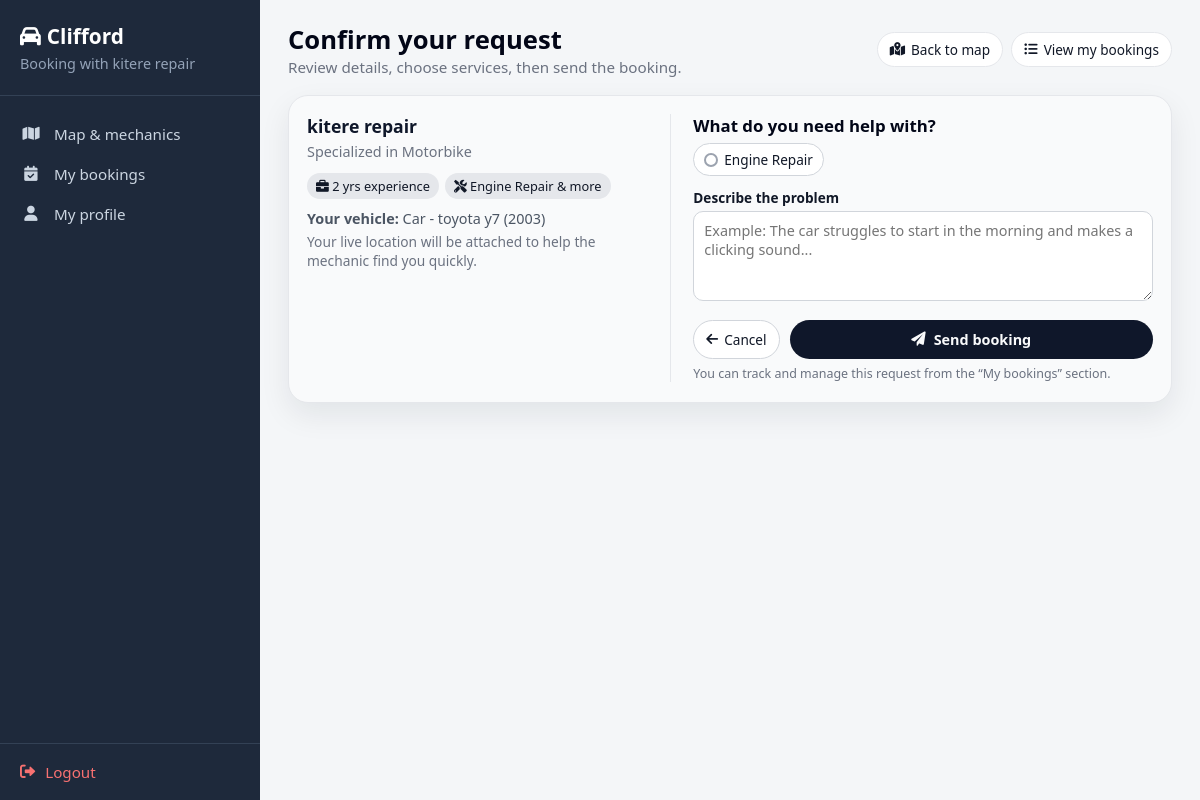
The app's page /forms/bookings/book_mechanic.php?mechanic_id=30 (signed in) with its own data.
### tables this page shows
CREATE TABLE `users` (
  `id` int(11) NOT NULL,
  `full_name` varchar(255) NOT NULL,
  `email` varchar(255) NOT NULL,
  `password` varchar(255) NOT NULL,
  `phone` varchar(20) NOT NULL,
  `role` enum('driver','mechanic','pending') DEFAULT 'pending',
  `profile_completed` tinyint(1) DEFAULT 0,
  `created_at` datetime DEFAULT current_timestamp()
);

CREATE TABLE `mechanics` (
  `id` int(11) NOT NULL,
  `user_id` int(11) NOT NULL,
  `garage_name` varchar(255) NOT NULL,
  `experience` int(11) NOT NULL,
  `certifications` text DEFAULT NULL,
  `vehicle_types` text NOT NULL,
  `services_offered` text NOT NULL,
  `latitude` decimal(9,6) NOT NULL,
  `longitude` decimal(9,6) NOT NULL,
  `availability` tinyint(1) DEFAULT 1,
  `created_at` datetime DEFAULT current_timestamp(),
  `service_ids` longtext DEFAULT NULL CHECK (json_valid(`service_ids`))
);

CREATE TABLE `drivers` (
  `id` int(11) NOT NULL,
  `user_id` int(11) NOT NULL,
  `vehicle_type` varchar(50) NOT NULL,
  `vehicle_make` varchar(50) NOT NULL,
  `vehicle_model` varchar(50) NOT NULL,
  `vehicle_year` year(4) NOT NULL,
  `service_preferences` text DEFAULT NULL,
  `created_at` datetime DEFAULT current_timestamp()
);

### forms/bookings/book_mechanic.php (the view, shortened to what this page needs)
<?php
require_once("../config.php");
$user_id = $_SESSION['user_id'];
$mechanic_id = intval($_GET['mechanic_id']);
$stmt = $conn->prepare("SELECT * FROM mechanics WHERE id = ?");
$stmt->bind_param("i", $mechanic_id);
$stmt->execute();
$result = $stmt->get_result();
$mechanic = $result->fetch_assoc();
$stmt = $conn->prepare("SELECT id, vehicle_type, vehicle_make, vehicle_model, vehicle_year FROM drivers WHERE user_id = ?");
$stmt->bind_param("i", $user_id);
$stmt->execute();
$result = $stmt->get_result();
$driver = $result->fetch_assoc();
$driver_name = "Driver";
$stmt = $conn->prepare("SELECT full_name FROM users WHERE id = ?");
$stmt->bind_param("i", $user_id);
$stmt->execute();
$resUser = $stmt->get_result();
if($rowUser = $resUser->fetch_assoc()){
    $parts = explode(" ", $rowUser['full_name']);
    $driver_name = $parts[0];
}
$mechanic_services = explode(",", $mechanic['services_offered']);
?>
<!DOCTYPE html>
<html lang="en">
<head>
    <link rel="stylesheet" href="https://cdnjs.cloudflare.com/ajax/libs/font-awesome/6.0.0-beta3/css/all.min.css">
</head>
<body>
<div class="app-wrapper">
    <aside class="sidebar">
        <div class="sidebar-header">
            <h2><i class="fas fa-car" style="margin-right:6px;"></i><?php echo htmlspecialchars($driver_name); ?></h2>
            <p>Booking with <?php echo htmlspecialchars($mechanic['garage_name']); ?></p>
        </div>
        <nav class="nav-links">
            <a href="/mechanics_tracer/dashboard/driver_dashboard.php"><i class="fas fa-map"></i> Map & mechanics</a>
            <a href="/mechanics_tracer/forms/bookings/driver_bookings.php"><i class="fas fa-calendar-check"></i> My bookings</a>
            <a href="/mechanics_tracer/forms/profile/driver_profile.php"><i class="fas fa-user"></i> My profile</a>
        </nav>
        <div class="sidebar-footer">
            <a href="/mechanics_tracer/forms/auth/logout.php"><i class="fas fa-sign-out-alt"></i> Logout</a>
        </div>
    </aside>
    <main class="main-content">
        <div class="top-bar">
            <div>
                <h1>Confirm your request</h1>
                <p>Review details, choose services, then send the booking.</p>
            </div>
            <div class="quick-actions">
                <a href="/mechanics_tracer/dashboard/driver_dashboard.php" class="qa-btn">
                    <i class="fas fa-map-marked-alt"></i> Back to map
                </a>
                <a href="/mechanics_tracer/forms/bookings/driver_bookings.php" class="qa-btn">
                    <i class="fas fa-list-ul"></i> View my bookings
                </a>
            </div>
        </div>
        <section class="booking-shell">
            <div class="summary">
                <div class="summary-title"><?php echo htmlspecialchars($mechanic['garage_name']); ?></div>
                <div class="summary-sub">Specialized in <?php echo htmlspecialchars($mechanic['vehicle_types']); ?></div>
                <div class="tag-row">
                    <span class="tag"><i class="fas fa-briefcase"></i> <?php echo htmlspecialchars($mechanic['experience']); ?> yrs experience</span>
                    <?php if(!empty(trim($mechanic_services[0]))): ?>
                        <span class="tag"><i class="fas fa-tools"></i> <?php echo htmlspecialchars(trim($mechanic_services[0])); ?> & more</span>
                    <?php endif; ?>
                </div>
                <div class="stat-list">
                    <p><strong>Your vehicle:</strong>
                        <?php echo htmlspecialchars($driver['vehicle_type'] . ' - ' . $driver['vehicle_make'] . ' ' . $driver['vehicle_model'] . ' (' . $driver['vehicle_year'] . ')'); ?>
                    </p>
                    <p style="font-size:0.86rem;margin-top:4px;color:#6b7280;">
                        Your live location will be attached to help the mechanic find you quickly.
                    </p>
                </div>
            </div>
            <div class="form-side" aria-label="Booking form">
                <form method="POST" id="bookingForm">
                    <h2>What do you need help with?</h2>
                    <div class="services-list">
                        <?php foreach($mechanic_services as $service): ?>
                            <?php $trimmed = trim($service); if($trimmed === '') continue; ?>
                            <label class="service-chip">
                                <span class="check"></span>
                                <span class="label"><?php echo htmlspecialchars($trimmed); ?></span>
                            </label>
                        <?php endforeach; ?>
                    </div>
                    <label for="problem_description" class="field-label">Describe the problem</label>
                    <textarea id="problem_description" name="problem_description" placeholder="Example: The car struggles to start in the morning and makes a clicking sound..."></textarea>
                    <div class="actions">
                        <button type="button" class="btn-secondary" onclick="window.history.back();">
                            <i class="fas fa-arrow-left"></i> Cancel
                        </button>
                        <button type="submit" class="btn-primary">
                            <i class="fas fa-paper-plane"></i> Send booking
                        </button>
                    </div>
                    <p class="hint">You can track and manage this request from the “My bookings” section.</p>
                </form>
            </div>
        </section>
    </main>
</div>
</body>
</html>

### forms/bookings/book_mechanic.php (style rules this page uses)
* { box-sizing:border-box;margin:0;padding:0;font-family:'Segoe UI',Tahoma,Geneva,Verdana,sans-serif; }
body { background:#f4f6f8;display:flex;flex-direction:column;min-height:100vh; }
.app-wrapper { display:flex;flex:1; }
.sidebar { width:260px; background:#1e293b; color:#e2e8f0; display:flex; flex-direction:column; position:sticky; top:0; height:100vh; }
.sidebar-header { padding:22px 20px;border-bottom:1px solid #334155; }
.sidebar-header h2 { font-size:1.3rem;font-weight:600;color:#fff;margin-bottom:4px; }
.sidebar-header p { font-size:0.9rem;color:#94a3b8; }
.nav-links { flex:1;padding:18px 0; }
.nav-links a { display:flex;align-items:center;gap:12px; padding:10px 20px; color:#cbd5e1;text-decoration:none;font-size:0.95rem; }
.nav-links a i { width:22px;text-align:center; }
.sidebar-footer { padding:18px 20px;border-top:1px solid #334155; }
.sidebar-footer a { display:flex;align-items:center;gap:10px;color:#f87171;text-decoration:none;font-weight:500;font-size:0.95rem; }
.main-content { flex:1; padding:22px 28px; max-width:1100px; margin:0 auto; width:100%; }
.top-bar { display:flex; align-items:center; justify-content:space-between; flex-wrap:wrap; gap:10px; margin-bottom:18px; }
.top-bar h1 { font-size:1.6rem;color:#020617; }
.top-bar p { color:#6b7280;font-size:0.95rem; }
.quick-actions { display:flex; gap:8px; flex-wrap:wrap; }
.qa-btn { padding:7px 12px; border-radius:999px; border:1px solid #e5e7eb; background:#ffffff; color:#111827; font-size:0.85rem; display:inline-flex; align-items:center; gap:6px; text-decoration:none; cursor:pointer; }
.booking-shell { background:#f9fafb; border-radius:20px; padding:18px 18px 20px; box-shadow:0 12px 30px rgba(15,23,42,0.08); border:1px solid #e5e7eb; display:grid; grid-template-columns:minmax(0,1.1fr) minmax(0,1.4fr); gap:18px; }
.summary { border-right:1px solid #e5e7eb; padding-right:10px; }
.summary-title { font-size:1.1rem; font-weight:600; color:#0f172a; margin-bottom:4px; }
.summary-sub { font-size:0.9rem; color:#6b7280; margin-bottom:12px; }
.tag-row { display:flex;flex-wrap:wrap;gap:6px;margin-bottom:10px; }
.tag { padding:4px 9px; border-radius:999px; background:#e5e7eb; font-size:0.8rem; color:#111827; }
.stat-list { margin-top:8px;font-size:0.9rem;color:#4b5563; }
.stat-list p { margin:3px 0; }
.form-side { padding-left:4px; }
form h2 { font-size:1.05rem;margin-bottom:6px;color:#020617; }
.services-list { display:flex; flex-wrap:wrap; gap:6px; margin-bottom:12px; }
.service-chip { position:relative; display:inline-flex; align-items:center; gap:6px; padding:6px 10px; border-radius:999px; border:1px solid #d1d5db; background:#ffffff; font-size:0.85rem; cursor:pointer; transition:all .15s; }
.service-chip span.check { width:14px;height:14px; border-radius:999px; border:2px solid #9ca3af; display:inline-block; }
.service-chip span.label { color:#111827; }
label.field-label { display:block; font-size:0.85rem; font-weight:600; color:#111827; margin:8px 0 4px; }
textarea { width:100%; min-height:90px; resize:vertical; padding:9px 10px; border-radius:10px; border:1px solid #d1d5db; font-size:0.9rem; outline:none; background:#ffffff; }
.actions { display:flex; align-items:center; justify-content:space-between; gap:10px; margin-top:14px; }
.btn-primary { flex:1; padding:10px 16px; border-radius:999px; border:none; background:#0f172a; color:#f9fafb; font-weight:600; font-size:0.9rem; cursor:pointer; display:inline-flex; align-items:center; justify-content:center; gap:8px; }
.btn-secondary { padding:9px 12px; border-radius:999px; border:1px solid #d1d5db; background:#ffffff; color:#111827; font-size:0.85rem; cursor:pointer; display:inline-flex; align-items:center; gap:6px; }
.hint { margin-top:6px;font-size:0.78rem;color:#6b7280; }

### records on screen
users: full_name "Clifford"
mechanics: garage_name "kitere repair", vehicle_types "Motorbike", experience "2", services_offered "Engine Repair"
drivers: vehicle_type+vehicle_make+vehicle_model "Car - toyota y7 (2003)"
